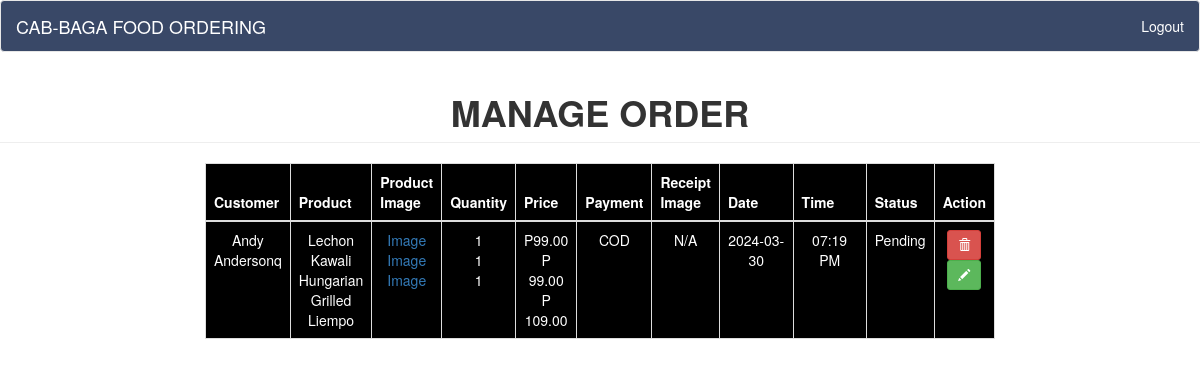
Page /admin/m-ord.php on the committed database.
### tables this page shows
CREATE TABLE `checkout` (
  `checkout_id` int(255) NOT NULL,
  `checkout_name` varchar(50) NOT NULL,
  `checkout_address` varchar(250) NOT NULL,
  `checkout_product_id` int(11) NOT NULL,
  `checkout_quantity` int(11) NOT NULL,
  `checkout_img` varchar(250) NOT NULL,
  `checkout_united_id` varchar(250) NOT NULL,
  `checkout_date` date NOT NULL DEFAULT current_timestamp(),
  `checkout_status` int(11) NOT NULL,
  `checkout_mode` varchar(20) NOT NULL,
  `checkout_user_id` int(11) NOT NULL,
  `checkout_addons` varchar(20) NOT NULL,
  `checkout_time` time NOT NULL DEFAULT current_timestamp()
);

### admin/m-ord.php (the view, shortened to what this page needs)
<?php include_once("include/navbar.php")?>
<?php include("../db.php");
?>
	<h1 class="page-header text-center"><b>MANAGE ORDER</b></h1>
	<div class="row">
		<div class="col-sm-8 col-sm-offset-2">
			<table class="table table-bordered text-center tble" style="background-color:black;">
				<thead style="color:white;">
					<th>Customer</th>
					<th>Product</th>
					<th>Product Image</th>
					<th>Quantity</th>
					<th>Price</th>
					<th>Payment</th>
					<th>Receipt Image</th>
					<th>Date</th>
					<th>Time</th>
					<th>Status</th>
					<th>Action</th>
				</thead>
				<tbody>
				<?php
					$select="SELECT a.*,SUM((b.price*a.checkout_quantity)) as checkout_price, b.title as prodname, b.price as prodprice,SUM(a.checkout_quantity) as check_qty
					,SUM(a.checkout_addons) as addons,TIME_FORMAT(checkout_time, '%h:%i %p') AS time,
					GROUP_CONCAT( b.title SEPARATOR ', ') as grp_title,
						GROUP_CONCAT( b.price SEPARATOR ', ') as grp_price,
						GROUP_CONCAT( a.checkout_quantity SEPARATOR ', ') as grp_quantity,
						GROUP_CONCAT( a.checkout_quantity*b.price SEPARATOR ', ') as grp_sub_total,
						GROUP_CONCAT( b.image_name SEPARATOR ', ') as grp_image
					FROM `checkout` as a
					LEFT JOIN tbl_product as b
					ON a.checkout_product_id = b.id
					LEFT JOIN users as c
					ON a.checkout_user_id = c.id
					WHERE a.checkout_status!='3' and a.checkout_status!='4'
					GROUP BY a.checkout_united_id
					ORDER BY checkout_id desc;";
					$result = $con->query($select);
					$result2 = $con->query($select);
					$cc=$result2->fetch_assoc();
					if ($result->num_rows > 0 && !is_null($cc["checkout_id"])) {
					while($row = $result->fetch_assoc()) { ?>
				<tr style="color:white;">
					<td><?php echo $row["checkout_name"]; ?></td>
					<td><?php spliterist($row["grp_title"],'str')?></td>
					<td style="text-align: center;">
						<?php
							spliterist($row["grp_image"],'img')
						?>
					</td>
					<td><?php spliterist($row["grp_quantity"],'str')?></td>
					<td><?php spliterist($row["grp_price"],'num')?></td>
					<td><?php echo $row["checkout_mode"]; ?></td>
					<td><?php echo $row["checkout_img"]=="" ? 'N/A':'<a id="view_receiptToggle" data-toggle="modal" data-target="#view_receiptModal" data-proofImages="'.$row["checkout_img"].'" target="_blank">Image</a>'; ?></td>
					<td style="width:15%"><?php echo $row["checkout_date"]; ?></td>
					<td style="width:15%"><?php echo $row["time"]; ?></td>
					<td>
					<?php
						if($row['checkout_status']==0){
							echo "Pending";
						}else if($row['checkout_status']==1){
							echo "Preparing";
						}else if ($row['checkout_status']==2){
							echo "To received";
						}else if ($row['checkout_status']==3){
							echo "Delivered";
						}else if ($row['checkout_status']==4){
							echo "Canceled";
						}
					?>
					</td>
					<td>
						<?php
						if($row['checkout_status']==0){
							echo'
							<a href="d-prod.php?delete_check='.$row["checkout_united_id"].'" class="btn btn-danger btn-sm">
							<span class="glyphicon glyphicon-trash"></span>
							</a>';
						}
						?>
						<button href="<?php echo $row['checkout_united_id'].'/'.$row['checkout_status']?>" class="btn btn-success zz btn-sm" data-toggle="modal" data-target="#exampleModal">
							<span class="glyphicon glyphicon-pencil"></span>
						</button>
					</td>
				</tr>
				<?php
					}
					} else {
					echo "<tr><td colspan='10'>0 results</td></tr>";
					}
				?>
				</tbody>
			</table>
		</div>
	</div>
	</body>
</html>
<?php
function spliterist($array, $type) {
	$titles = explode(",", $array);
	foreach ($titles as $title) {
		if ($type == "str") {
			echo $title . '<br>';
		} elseif ($type == "num") {
			echo 'P' . $title . '<br>';
		} elseif ($type == "img") {
			echo '<a id="view_productsToggle" data-toggle="modal" data-target="#view_productsModal" data-product_images="' . trim($title) . '" target="_blank">Image</a><br>';
		}
	}
}
?>

### admin/include/navbar.php (shortened to what this page needs)
<!DOCTYPE html>
<html>
<head>
    <link rel="stylesheet" href="https://maxcdn.bootstrapcdn.com/bootstrap/3.3.7/css/bootstrap.min.css">
</head>
<body>
<nav class="navbar navbar-default" style="background-color: #394867;">
    <div class="container-fluid">
        <div class="navbar-header">
            <a class="navbar-brand" style="color: white;" href="index.php">CAB-BAGA FOOD ORDERING</a>
        </div>
        <ul class="nav navbar-nav navbar-right">
            <li><a style="color: white;" href="../logout.php">Logout</a></li>
        </ul>
    </div>
</nav>
</body>
</html>

### rows in the picture
checkout: checkout_name "Andy Andersonq", title "Lechon Kawali", title "Hungarian", title "Grilled Liempo", title "1", title "99.00", title "109.00", checkout_mode "COD", checkout_img "N/A", checkout_date "2024-03-30", time "07:19 PM", checkout_status "Pending"
